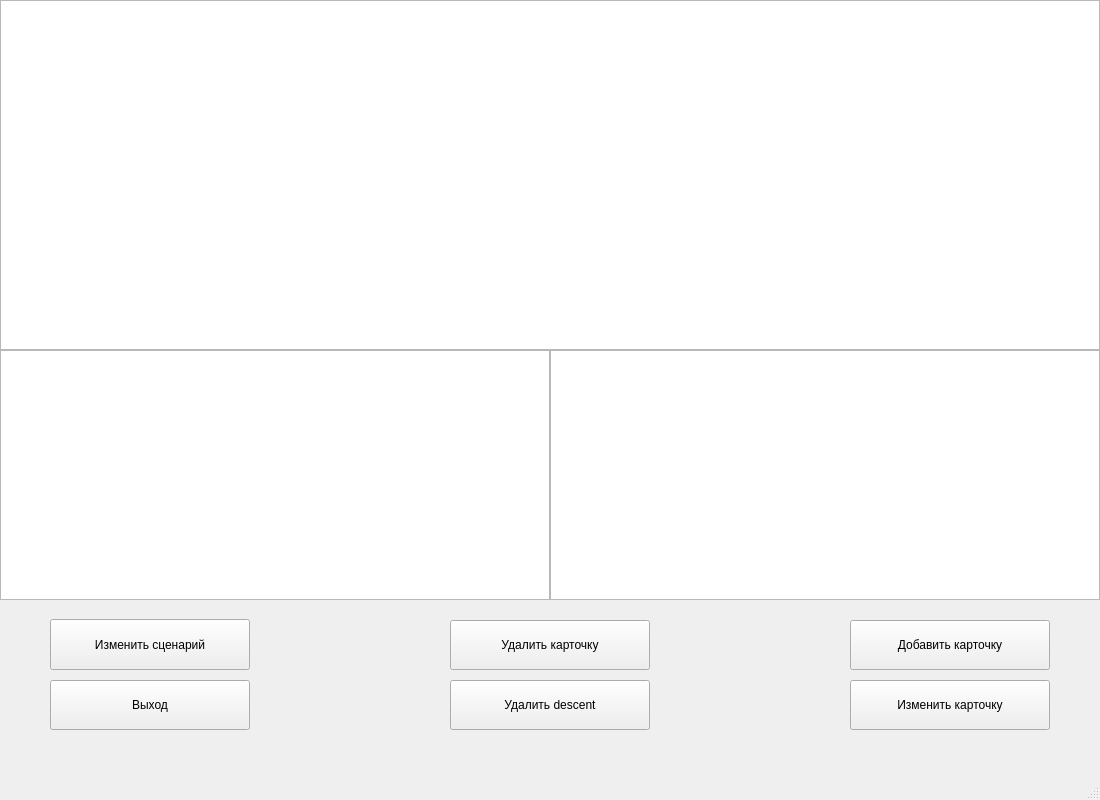
<?xml version="1.0" encoding="UTF-8"?>
<ui version="4.0">
 <class>MainWindow</class>
 <widget class="QMainWindow" name="MainWindow">
  <property name="geometry">
   <rect>
    <x>0</x>
    <y>0</y>
    <width>1100</width>
    <height>800</height>
   </rect>
  </property>
  <property name="windowTitle">
   <string>MainWindow</string>
  </property>
  <widget class="QWidget" name="centralwidget">
   <widget class="QTableView" name="tv_1">
    <property name="geometry">
     <rect>
      <x>0</x>
      <y>0</y>
      <width>1100</width>
      <height>350</height>
     </rect>
    </property>
   </widget>
   <widget class="QPushButton" name="bt_1">
    <property name="geometry">
     <rect>
      <x>50</x>
      <y>680</y>
      <width>200</width>
      <height>50</height>
     </rect>
    </property>
    <property name="text">
     <string>Выход</string>
    </property>
   </widget>
   <widget class="QPushButton" name="bt_2">
    <property name="geometry">
     <rect>
      <x>450</x>
      <y>620</y>
      <width>200</width>
      <height>50</height>
     </rect>
    </property>
    <property name="text">
     <string>Удалить карточку</string>
    </property>
   </widget>
   <widget class="QPushButton" name="bt_3">
    <property name="geometry">
     <rect>
      <x>850</x>
      <y>620</y>
      <width>200</width>
      <height>50</height>
     </rect>
    </property>
    <property name="text">
     <string>Добавить карточку</string>
    </property>
   </widget>
   <widget class="QTableView" name="tv_2">
    <property name="geometry">
     <rect>
      <x>0</x>
      <y>350</y>
      <width>550</width>
      <height>250</height>
     </rect>
    </property>
   </widget>
   <widget class="QPushButton" name="bt_4">
    <property name="geometry">
     <rect>
      <x>450</x>
      <y>680</y>
      <width>200</width>
      <height>50</height>
     </rect>
    </property>
    <property name="text">
     <string>Удалить descent</string>
    </property>
   </widget>
   <widget class="QTableView" name="tv_3">
    <property name="geometry">
     <rect>
      <x>550</x>
      <y>350</y>
      <width>550</width>
      <height>250</height>
     </rect>
    </property>
   </widget>
   <widget class="QPushButton" name="bt_5">
    <property name="geometry">
     <rect>
      <x>850</x>
      <y>680</y>
      <width>200</width>
      <height>50</height>
     </rect>
    </property>
    <property name="text">
     <string>Изменить карточку</string>
    </property>
   </widget>
   <widget class="QPushButton" name="bt_6">
    <property name="geometry">
     <rect>
      <x>50</x>
      <y>619</y>
      <width>200</width>
      <height>51</height>
     </rect>
    </property>
    <property name="text">
     <string>Изменить сценарий</string>
    </property>
   </widget>
  </widget>
  <widget class="QMenuBar" name="menubar">
   <property name="geometry">
    <rect>
     <x>0</x>
     <y>0</y>
     <width>1100</width>
     <height>26</height>
    </rect>
   </property>
  </widget>
  <widget class="QStatusBar" name="statusbar"/>
 </widget>
 <resources/>
 <connections/>
</ui>
